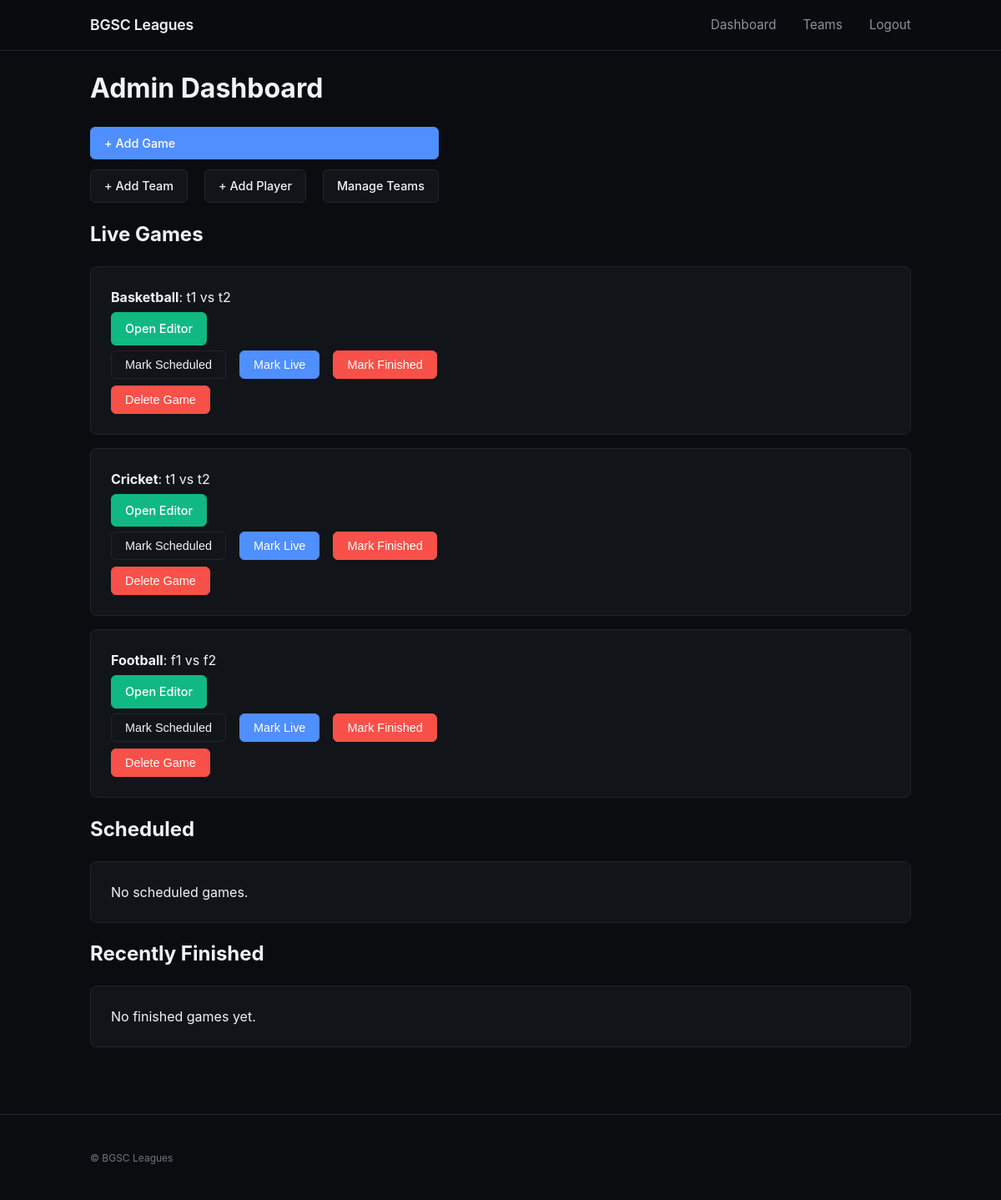
The app's page /dashboard/ (signed in), older data.
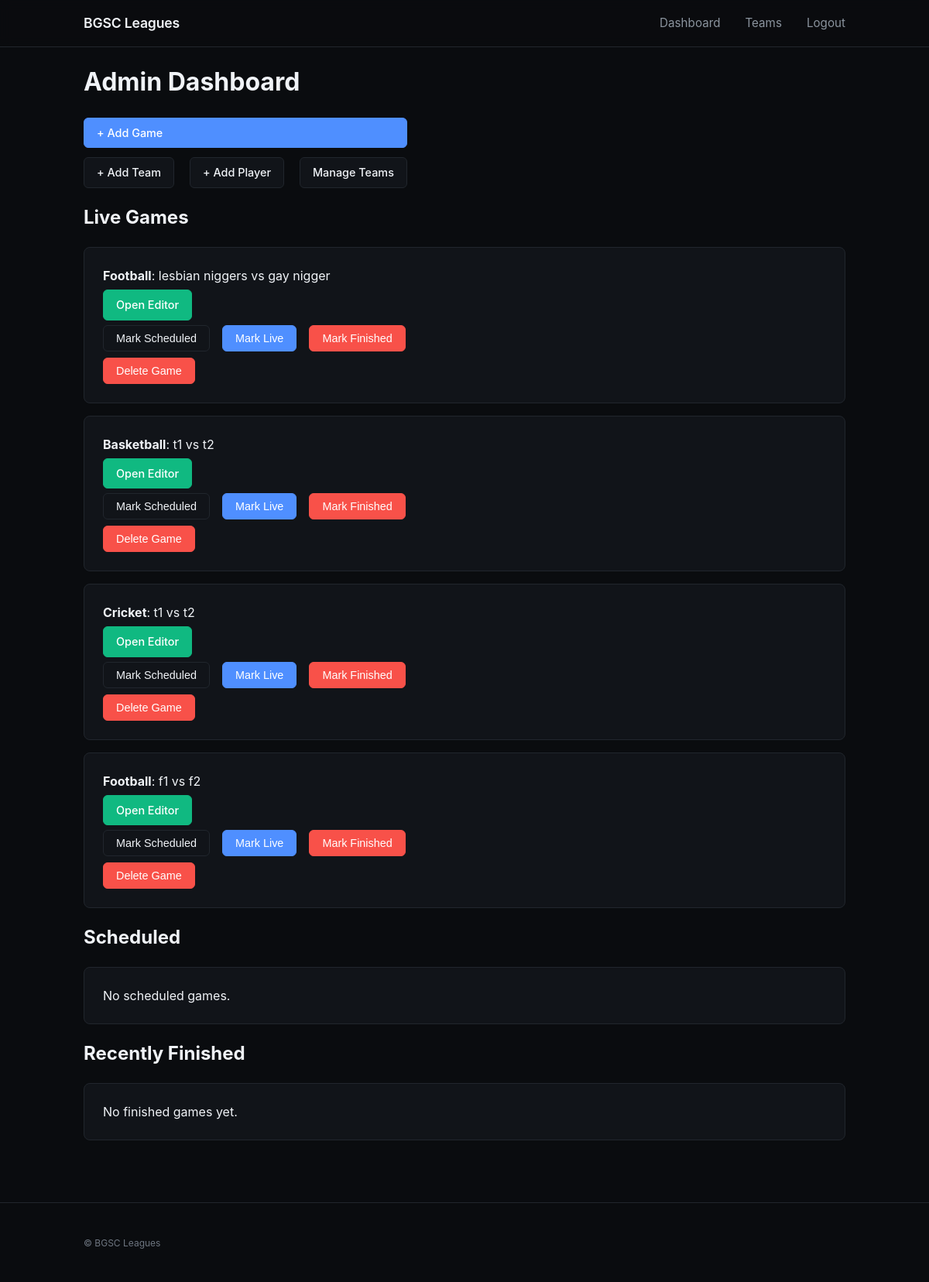
The same page, newer data.
### games/models.py (models this page shows, shortened)
class Game(models.Model):
    SPORT_CHOICES = (
        ("FOOTBALL", "Football"),
        ("BASKETBALL", "Basketball"),
        ("CRICKET", "Cricket"),
    )
    STATUS_CHOICES = (
        ("SCHEDULED", "Scheduled"),
        ("LIVE", "Live"),
        ("FINISHED", "Finished")
    )
    sport = models.CharField(max_length=16, choices=SPORT_CHOICES, default="FOOTBALL")
    status = models.CharField(max_length=12, choices=STATUS_CHOICES, default="SCHEDULED")
    scheduled_time = models.DateTimeField(default=timezone.now)
    team1 = models.ForeignKey('Team', related_name='team1_games', on_delete=models.CASCADE)
    team2 = models.ForeignKey('Team', related_name='team2_games', on_delete=models.CASCADE)
    team1_score = models.PositiveIntegerField(default=0)
    team2_score = models.PositiveIntegerField(default=0)
    created_at = models.DateTimeField(auto_now_add=True)
    updated_at = models.DateTimeField(auto_now=True)

class Team(models.Model):
    name = models.CharField(max_length=100)
    logo = models.URLField(null=True, blank=True)
    leader = models.ForeignKey('Player', related_name='teams_led', on_delete=models.SET_NULL, null=True, blank=True)

### games/views.py (the view)
# urls.py: path('dashboard/', views.dashboard, name='dashboard'),
@login_required(login_url='/login/')
def dashboard(request):
    live_games = Game.objects.filter(status="LIVE").select_related("team1", "team2").order_by("scheduled_time")
    scheduled = Game.objects.filter(status="SCHEDULED").select_related("team1", "team2").order_by("scheduled_time")
    finished = Game.objects.filter(status="FINISHED").select_related("team1", "team2").order_by("-scheduled_time")[:10]
    return render(request, "games/dashboard.html", {"live_games": live_games, "scheduled": scheduled, "finished": finished})

### games/templates/games/dashboard.html (shortened to what the changed rows need)
{% extends 'games/base.html' %}
{% block content %}
  <h1>Admin Dashboard</h1>
  <h2>Live Games</h2>
  {% if live_games %}
    {% for g in live_games %}
      <div class="card">
        <div><strong>{{ g.get_sport_display }}</strong>: {{ g.team1.name }} vs {{ g.team2.name }}</div>
        <div style="margin:6px 0">
          {% if g.sport == 'FOOTBALL' %}
            <a class="btn btn-accent" href="{% url 'update_football' g.id %}">Open Editor</a>
          {% elif g.sport == 'BASKETBALL' %}
            <a class="btn btn-accent" href="{% url 'update_basketball' g.id %}">Open Editor</a>
          {% elif g.sport == 'CRICKET' %}
            <a class="btn btn-accent" href="{% url 'update_cricket' g.id %}">Open Editor</a>
          {% endif %}
        </div>
        <form method="post" action="{% url 'set_game_status' g.id %}">{% csrf_token %}
          <div class="grid-actions">
            <button class="btn btn-outline" name="status" value="SCHEDULED" type="submit">Mark Scheduled</button>
            <button class="btn btn-primary" name="status" value="LIVE" type="submit">Mark Live</button>
            <button class="btn btn-danger" name="status" value="FINISHED" type="submit">Mark Finished</button>
          </div>
        </form>
        <form method="post" action="{% url 'delete_game' g.id %}" style="margin-top: 8px;">{% csrf_token %}
          <button class="btn btn-danger" type="submit" onclick="return confirm('Are you sure you want to delete this game: {{ g.team1.name }} vs {{ g.team2.name }}? This action cannot be undone and will remove all game data including stats.')">
            Delete Game
          </button>
        </form>
      </div>
    {% endfor %}
  {% else %}
    <div class="card">No live games.</div>
  {% endif %}
  <h2>Scheduled</h2>
  <h2>Recently Finished</h2>
{% endblock %}

Row changes from the older to the newer data that the page shows:
added Game: sport "Football", team1.name "lesbian niggers", team2.name "gay nigger", shows "Open Editor"
